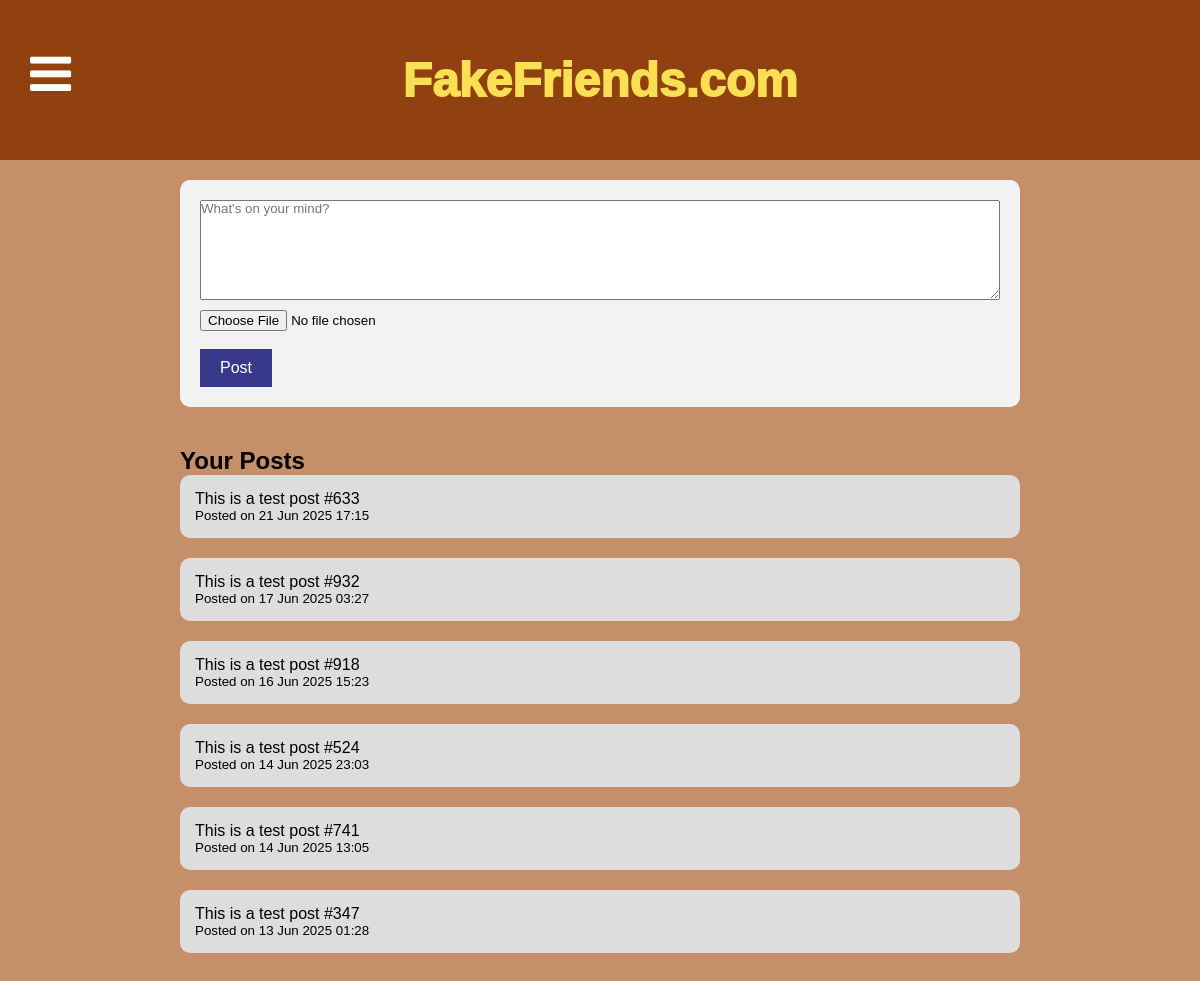
Screenshot of /post.php (signed in) with the database file from the repository.
### tables this page shows
CREATE TABLE `post` (
  `id` int NOT NULL,
  `user_id` int NOT NULL,
  `content` text NOT NULL,
  `image` varchar(255) DEFAULT NULL,
  `post_time` timestamp NULL DEFAULT CURRENT_TIMESTAMP
);

### post.php (the view, shortened to what this page needs)
<?php
include "includes/config.php";
$uid = $_SESSION['userid'];
$posts = [];
$res = mysqli_query($conn, "SELECT * FROM post WHERE user_id='$uid' ORDER BY post_time DESC");
while ($row = mysqli_fetch_assoc($res)) {
    $posts[] = $row;
}
?>
<!DOCTYPE html>
<html>
<head>
    <link href="css/style.css" rel="stylesheet">
</head>
<body style="color: black">
<div class="post-form">
    <form action="" method="POST" enctype="multipart/form-data">
        <textarea name="content" placeholder="What's on your mind?"></textarea><br>
        <input type="file" name="image" accept="image/*"><br><br>
        <input type="submit" value="Post">
    </form>
</div>
<div class="post-list">
    <h2>Your Posts</h2>
    <?php foreach ($posts as $post): ?>
        <div class="post">
            <p><?= nl2br(htmlspecialchars($post['content'])) ?></p>
            <small>Posted on <?= date("d M Y H:i", strtotime($post['post_time'])) ?></small>
        </div>
    <?php endforeach; ?>
</div>
</body>
</html>

### css/style.css (style rules this page uses)
* { margin: 0; padding: 0; box-sizing: border-box; font-family: Arial, Helvetica, sans-serif; }
html, body { background-color: #f8f8f8; display: flex; flex-direction: column; justify-content: center; align-items: center; background-color: #c58f69; color: gold; }
header { height: 20vh; width: 100vw; background-color: #914110; color: rgb(248, 223, 83); display: flex; justify-content: center; align-items: center; }
header h1 { font-weight: 1000; font-size: 48px; }
.left { height: 80vh; align-items: center; width: 10%; left: 0;; position: absolute; top:50px; }
.left i { display: block; }

### post.php (style rules this page uses)
.post-form { width: 70%; margin: 20px auto; background: #f2f2f2; padding: 20px; border-radius: 10px; }
.post-form textarea { width: 100%; height: 100px; margin-bottom: 10px; }
.post-form input[type="submit"] { background: #39398b; color: white; border: none; padding: 10px 20px; font-size: medium; }
.post-list { width: 70%; margin: 20px auto; }
.post { background: #ddd; margin-bottom: 20px; padding: 15px; border-radius: 10px; }

### rows the page displays
post: content "This is a test post #633", post_time "21 Jun 2025 17:15"
post: content "This is a test post #932", post_time "17 Jun 2025 03:27"
post: content "This is a test post #918", post_time "16 Jun 2025 15:23"
post: content "This is a test post #524", post_time "14 Jun 2025 23:03"
post: content "This is a test post #741", post_time "14 Jun 2025 13:05"
post: content "This is a test post #347", post_time "13 Jun 2025 01:28"
